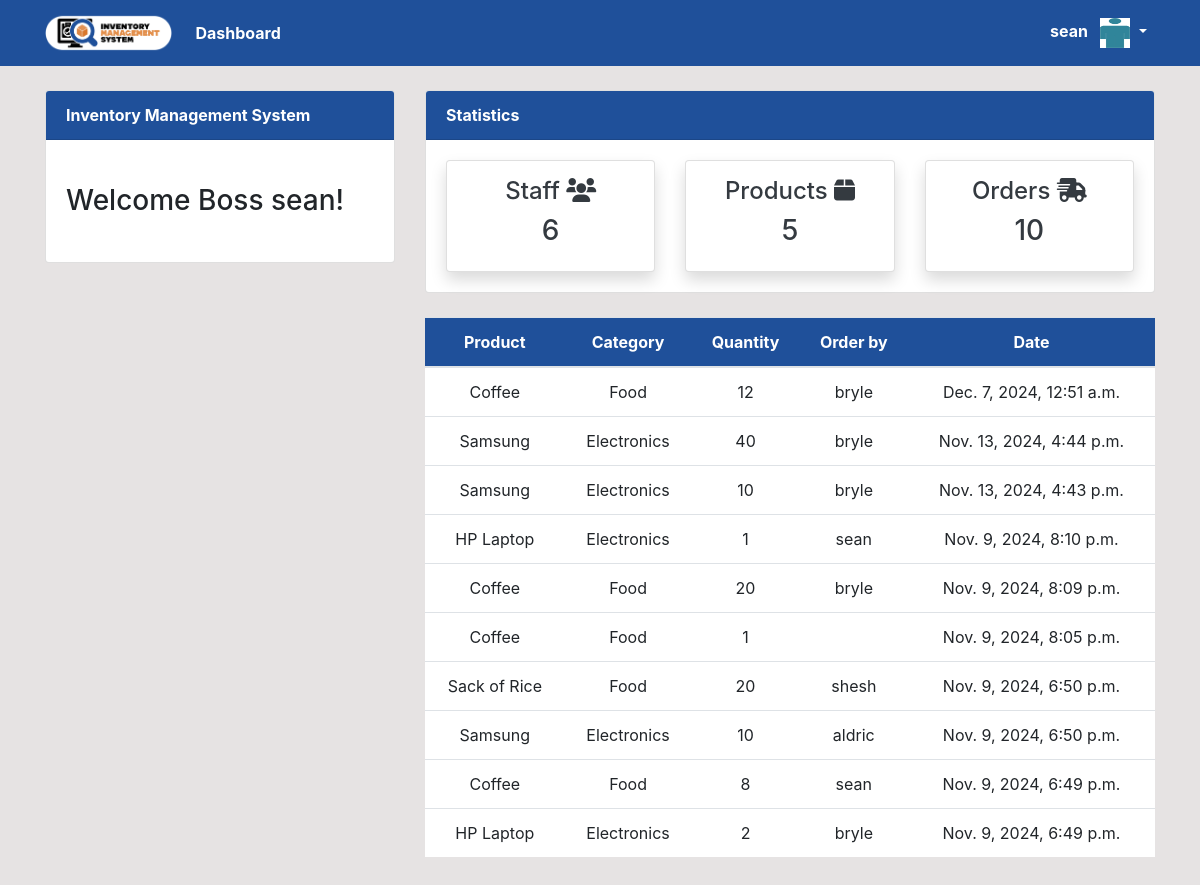
The page /order/ (signed in) on the database as committed earlier.
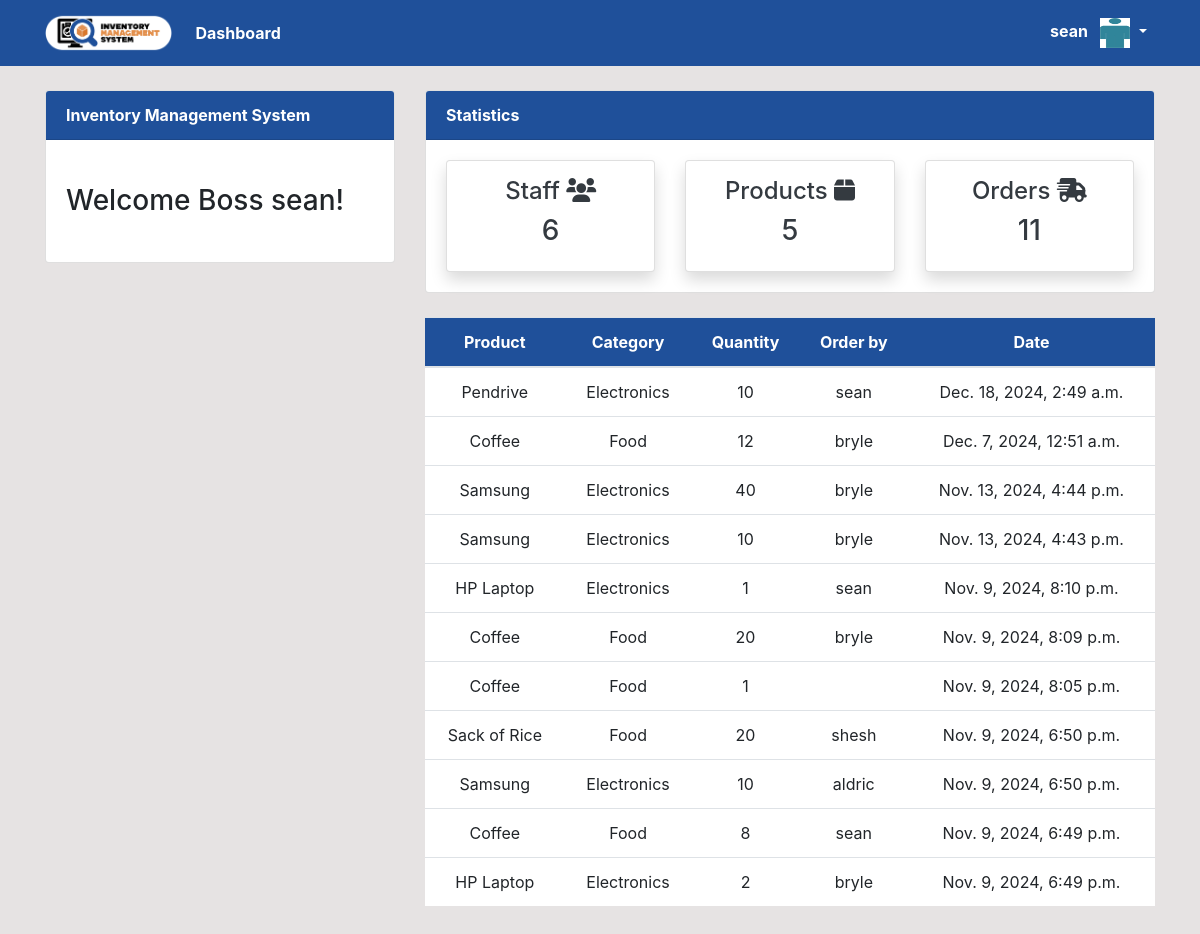
The same page on the database as committed later.
### dashboard/models.py (models this page shows, shortened)
class Order(models.Model):
    product = models.ForeignKey(Product, on_delete=models.CASCADE, null=True)
    staff = models.ForeignKey(User, on_delete=models.CASCADE, null=True)
    order_quantity = models.PositiveIntegerField(null=True)
    date = models.DateTimeField(auto_now_add=True)
    class Meta:
        verbose_name_plural = 'Orders'

class Product(models.Model):
    name = models.CharField(max_length=100, null=True)
    category = models.CharField(max_length=50, choices=CATEGORY, null=True)
    quantity = models.PositiveIntegerField(null=True)
    class Meta:
        verbose_name_plural = 'Products'
    def __str__(self):
        return f'{self.name}'

### dashboard/views.py (the view)
# urls.py: path('order/', views.order, name='dashboard-order'),
@login_required
def order(request):
    orders = Order.objects.all()
    orders_count = orders.count()
    workers_count = User.objects.all().count()
    product_count = Product.objects.all().count()
    context={
        'orders': orders,
        'workers_count': workers_count,
        'orders_count': orders_count,
        'product_count': product_count,
    }
    return render(request, 'dashboard/order.html', context)

### templates/dashboard/order.html (shortened to what this page needs)
{% extends 'partials/base.html' %}
{% block content %}
{% include 'partials/topnav.html' %}
    <div class="container">
        <div class="row my-4">
            <div class="col-md-4">
            </div>
            <div class="col-md-8">
                <table class="table bg-white">
                    <thead style="background-color: #1F509A;">
                        <tr class="text-white">
                            <th scope="col" class="text-center">Product</th>
                            <th scope="col" class="text-center">Category</th>
                            <th scope="col" class="text-center">Quantity</th>
                            <th scope="col" class="text-center">Order by</th>
                            <th scope="col" class="text-center">Date</th>
                        </tr>
                    </thead>
                    <tbody>
                        {% for orders in orders|dictsortreversed:"date" %}
                        <tr>
                            <td class="text-center">{{ orders.product }}</td>
                            <td class="text-center">{{ orders.product.category }}</td>
                            <td class="text-center">{{ orders.order_quantity }}</td>
                            <td class="text-center">
                                {{ orders.staff.username }}
                            </td>
                            <td class="text-center">
                                {{ orders.date }}
                            </td>
                        </tr>
                        {% endfor %}
                    </tbody>
                </table>
            </div>
        </div>
    </div>
{% endblock %}

### templates/partials/topnav.html
<div class="container">
    <div class="row mt-4">
        <div class="col-md-4">
            <div class="card">
                <div class="card-header text-white" style="background-color: #1F509A;">
                    <strong> Inventory Management System </strong>
                </div>
                <div class="card-body">
                    <marquee behavior="" direction="">
                        <h3 class="my-4">Welcome Boss {{ user.username }}!</h3>
                    </marquee>
                </div>
            </div>
        </div>
        <div class="col-md-8">
            <div class="card">
                <div class="card-header text-white" style="background-color: #1F509A;">
                    <strong> Statistics </strong>
                </div>
                <div class="card-body">
                    <div class="row">
                        <div class="col-md-4">
                            <a class="text-decoration-none text-dark" href="{% url 'dashboard-staff' %}">
                                <div class="card my-card shadow text-center p-3">
                                    <h4>Staff <i class="fas fa-users"></i></h4>
                                    <h3>{{ workers_count }}</h3>
                                </div>
                            </a>
                        </div>
                        <div class="col-md-4">
                            <a class="text-decoration-none text-dark" href="{% url 'dashboard-product' %}">
                                <div class="card my-card shadow text-center p-3">
                                    <h4>Products <i class="fas fa-box"></i></h4>
                                    <h3>{{ product_count }}</h3>
                                </div>
                            </a>
                        </div>
                        <div class="col-md-4">
                            <a class="text-decoration-none text-dark" href="{% url 'dashboard-order' %}">
                                <div class="card my-card shadow text-center p-3">
                                    <h4>Orders <i class="fas fa-shipping-fast"></i></h4>
                                    <h3>{{ orders_count }}</h3>
                                </div>
                            </a>
                        </div>
                    </div>
                </div>
            </div>
        </div>
    </div>
</div>

Rows that differ between the two databases and show on the page:
added Order: product "Pendrive", product.category "Electronics", order_quantity "10", staff.username "sean", date "Dec. 18, 2024, 2:49 a.m."
Other text that changed with them:
{{ orders_count }}: "10" → "11"
